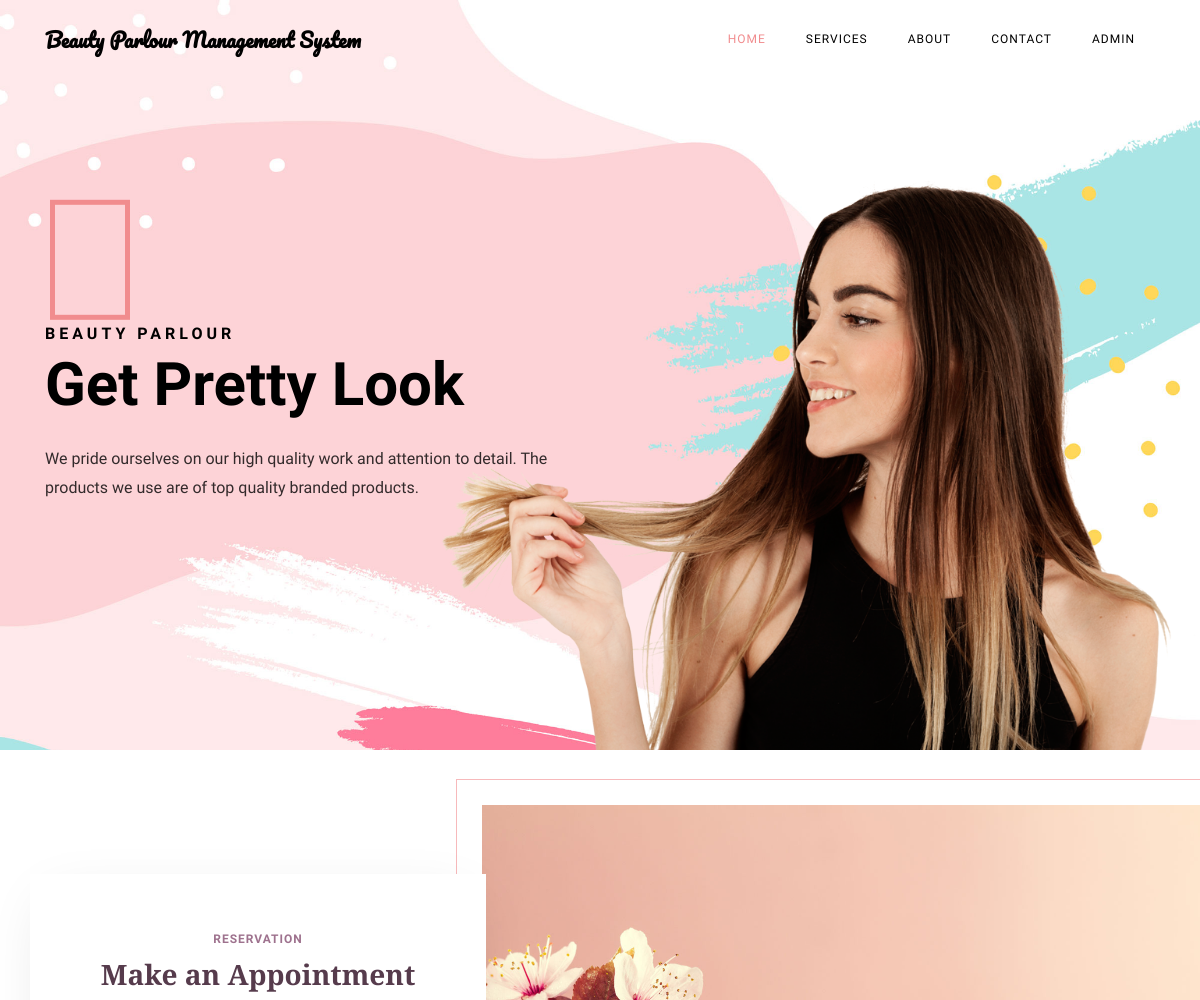
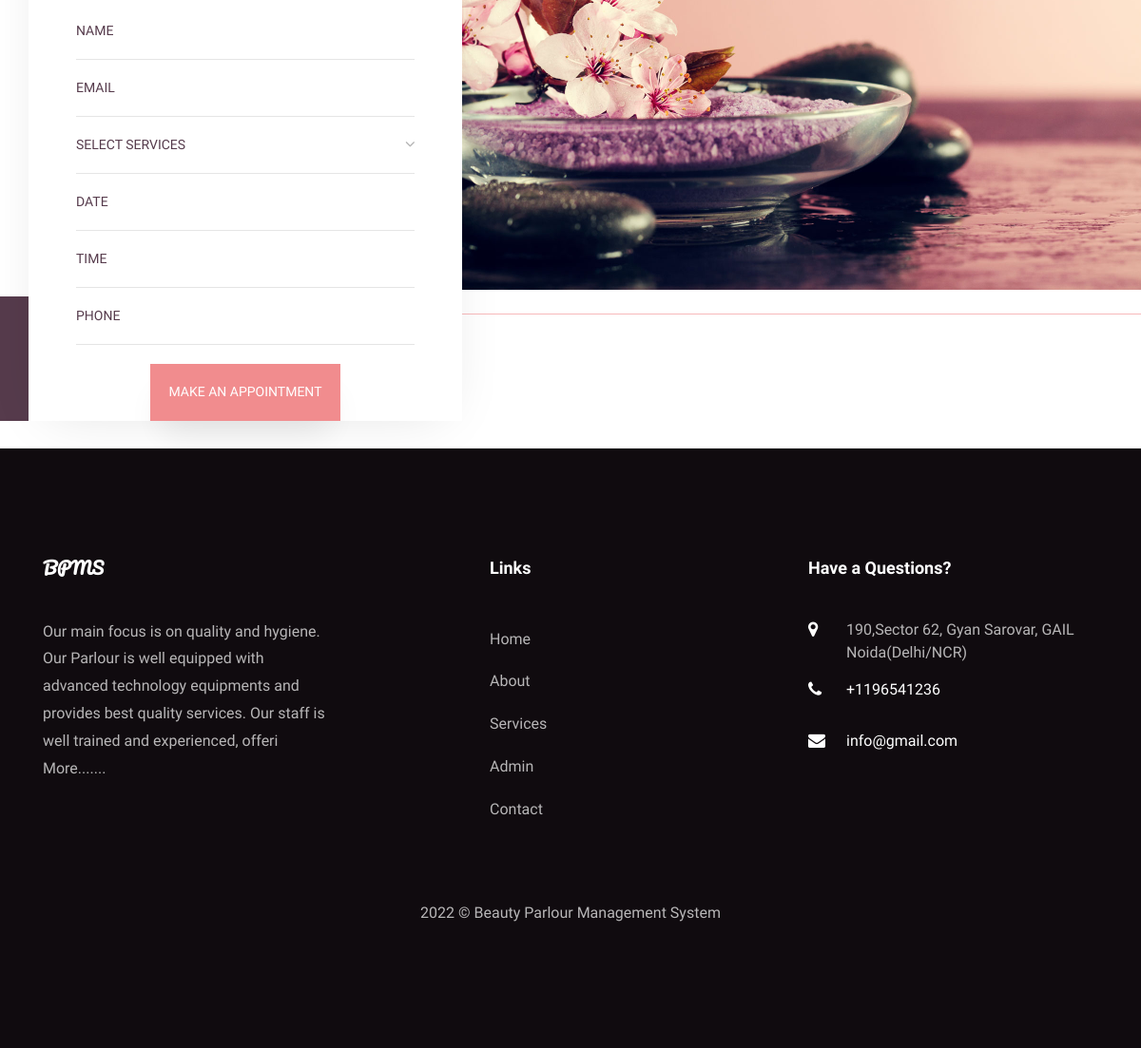
The page / on the database its author committed (2 pictures, top to bottom).
### tables this page shows
CREATE TABLE `tblpage` (
  `ID` int(10) NOT NULL,
  `PageType` varchar(200) DEFAULT NULL,
  `PageTitle` mediumtext DEFAULT NULL,
  `PageDescription` mediumtext DEFAULT NULL,
  `Email` varchar(200) DEFAULT NULL,
  `MobileNumber` bigint(10) DEFAULT NULL,
  `UpdationDate` date DEFAULT NULL,
  `Timing` varchar(200) NOT NULL
);

### index.php (the view, shortened to what this page needs)
<?php
include('includes/dbconnection.php');
?>
<!DOCTYPE html>
<html lang="en">
  <head>
    <link rel="stylesheet" href="css/open-iconic-bootstrap.min.css">
    <link rel="stylesheet" href="css/animate.css">
    <link rel="stylesheet" href="css/owl.carousel.min.css">
    <link rel="stylesheet" href="css/owl.theme.default.min.css">
    <link rel="stylesheet" href="css/magnific-popup.css">
    <link rel="stylesheet" href="css/aos.css">
    <link rel="stylesheet" href="css/ionicons.min.css">
    <link rel="stylesheet" href="css/bootstrap-datepicker.css">
    <link rel="stylesheet" href="css/jquery.timepicker.css">
    <link rel="stylesheet" href="css/flaticon.css">
    <link rel="stylesheet" href="css/icomoon.css">
    <link rel="stylesheet" href="css/style.css">
  </head>
  <body>
	  <?php include_once('includes/header.php');?>
    <section id="home-section" class="hero" style="background-image: url(images/bg.jpg);" data-stellar-background-ratio="0.5">
		  <div class="home-slider owl-carousel">
	      <div class="slider-item js-fullheight">
	      	<div class="overlay"></div>
	        <div class="container-fluid p-0">
	          <div class="row d-md-flex no-gutters slider-text align-items-end justify-content-end" data-scrollax-parent="true">
	          	<img class="one-third align-self-end order-md-last img-fluid" src="images/bg_1.png" alt="">
		          <div class="one-forth d-flex align-items-center ftco-animate" data-scrollax=" properties: { translateY: '70%' }">
		          	<div class="text mt-5">
		          		<span class="subheading">Beauty Parlour</span>
			            <h1 class="mb-4">Get Pretty Look</h1>
			            <p class="mb-4">We pride ourselves on our high quality work and attention to detail. The products we use are of top quality branded products.</p>
		            </div>
		          </div>
	        	</div>
	        </div>
	      </div>
	    </div>
    </section>
<br>
    <section class="ftco-section ftco-no-pt ftco-booking">
    	<div class="container-fluid px-0">
    		<div class="row no-gutters d-md-flex justify-content-end">
    			<div class="one-forth d-flex align-items-end">
    				<div class="text">
    					<div class="overlay"></div>
    					<div class="appointment-wrap">
    						<span class="subheading">Reservation</span>
								<h3 class="mb-2">Make an Appointment</h3>
		    				<form action="#" method="post" class="appointment-form">
			            <div class="row">
			              <div class="col-sm-12">
			                <div class="form-group">
					              <input type="text" class="form-control" id="name" placeholder="Name" name="name" required="true">
					            </div>
			              </div>
			              <div class="col-sm-12">
			                <div class="form-group">
					              <input type="email" class="form-control" id="appointment_email" placeholder="Email" name="email" required="true">
					            </div>
			              </div>
				            <div class="col-sm-12">
			                <div class="form-group">
					              <div class="select-wrap">
		                      <div class="icon"><span class="ion-ios-arrow-down"></span></div>
		                      <select name="services" id="services" required="true" class="form-control">
		                      	<option value="">Select Services</option>
		                      </select>
		                    </div>
					            </div>
			              </div>
			              <div class="col-sm-12">
			                <div class="form-group">
			                  <input type="text" class="form-control appointment_date" placeholder="Date" name="adate" id='adate' required="true">
			                </div>
			              </div>
			              <div class="col-sm-12">
			                <div class="form-group">
			                  <input type="text" class="form-control appointment_time" placeholder="Time" name="atime" id='atime' required="true">
			                </div>
			              </div>
			              <div class="col-sm-12">
			                <div class="form-group">
			                  <input type="text" class="form-control" id="phone" name="phone" placeholder="Phone" required="true" maxlength="10" pattern="[0-9]+">
			                </div>
			              </div>
				          </div>
				          <div class="form-group">
			              <input type="submit" name="submit" value="Make an Appointment" class="btn btn-primary">
			            </div>
			          </form>
		          </div>
						</div>
    			</div>
					<div class="one-third">
						<div class="img" style="background-image: url(images/bg-1.jpg);">
						</div>
					</div>
    		</div>
    	</div>
    </section>
		<br>
   <?php include_once('includes/footer.php');?>
  </body>
</html>

### includes/footer.php (shortened to what this page needs)
 <?php
include('includes/dbconnection.php');
?>
 <footer class="ftco-footer ftco-section">
      <div class="container">
        <div class="row mb-5">
          <div class="col-md">
            <div class="ftco-footer-widget mb-4">
              <h2 class="ftco-heading-2 logo">BPMS</h2>
              <?php
$ret=mysqli_query($con,"select * from tblpage where PageType='aboutus' ");
while ($row=mysqli_fetch_array($ret)) {
?>
              <p><?php  echo substr($row['PageDescription'],0,200);?> <a href="about.php">More.......</a></p><?php } ?>
            </div>
          </div>
          <div class="col-md" style="padding-left: 150px">
             <div class="ftco-footer-widget mb-4">
              <h2 class="ftco-heading-2">Links</h2>
              <ul class="list-unstyled">
                <li><a href="index.php" class="py-2 d-block">Home</a></li>
                <li><a href="about.php" class="py-2 d-block">About</a></li>
                <li><a href="services.php" class="py-2 d-block">Services</a></li>
                <li><a href="admin/index.php" class="py-2 d-block">Admin</a></li>
                <li><a href="contact.php" class="py-2 d-block">Contact</a></li>
              </ul>
            </div>
          </div>
          <div class="col-md">
            <div class="ftco-footer-widget mb-4">
            	<h2 class="ftco-heading-2">Have a Questions?</h2>
            	<div class="block-23 mb-3">
                <?php
$ret=mysqli_query($con,"select * from tblpage where PageType='contactus' ");
while ($row=mysqli_fetch_array($ret)) {
?>
	              <ul>
	                <li><span class="icon icon-map-marker"></span><span class="text"><?php  echo $row['PageDescription'];?></span></li>
	                <li><a href="#"><span class="icon icon-phone"></span><span class="text">+<?php  echo $row['MobileNumber'];?></span></a></li>
	                <li><a href="#"><span class="icon icon-envelope"></span><span class="text"><?php  echo $row['Email'];?></span></a></li>
	              </ul>
	            </div>
               <?php } ?>
            </div>
          </div>
        </div>
        <div class="row">
          <div class="col-md-12 text-center">
            <p>
  2022 &copy; Beauty Parlour Management System  </p>
          </div>
        </div>
      </div>
    </footer>

### css/icomoon.css (style rules this page uses)
[class^="icon-"], [class*=" icon-"] { font-family: 'icomoon' !important; speak: none; font-style: normal; font-weight: normal; font-variant: normal; text-transform: none; line-height: 1; -webkit-font-smoothing: antialiased; -moz-osx-font-smoothing: grayscale; }
.icon-map-marker:before { content: "\f041"; }
.icon-phone:before { content: "\f095"; }
.icon-envelope:before { content: "\f0e0"; }

### rows shown on the page
tblpage: PageDescription "Our main focus is on quality and hygiene. Our Parlour is well equipped with advanced technology equipments and provides best quality services. Our staff is well trained and experienced, offeri"
tblpage: PageDescription "190,Sector 62, Gyan Sarovar, GAIL Noida(Delhi/NCR)", MobileNumber "1196541236", Email "info@gmail.com"
